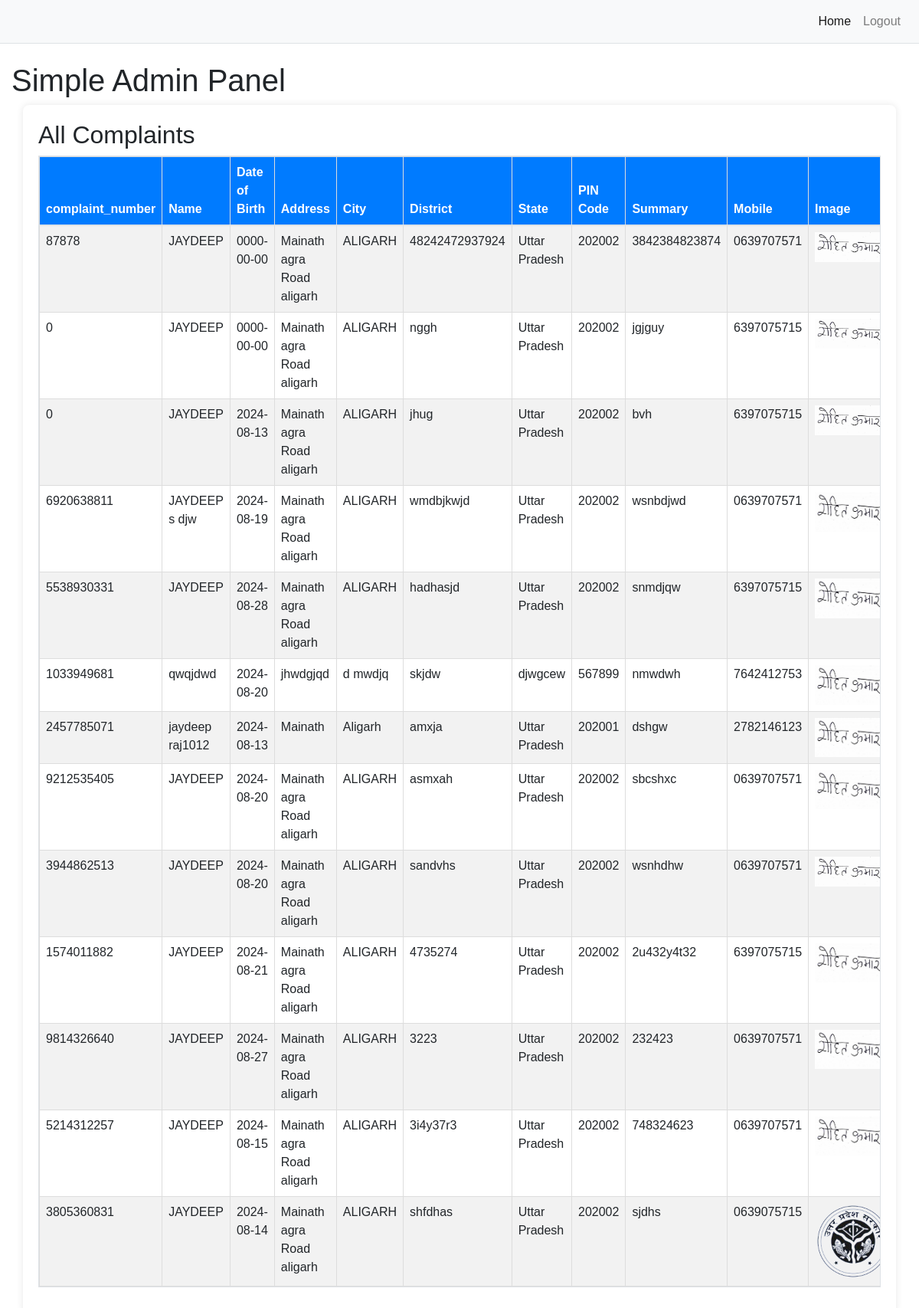
/admin/index.php (signed in), run on the app's committed database.
### tables this page shows
CREATE TABLE `user_data` (
  `id` int(11) NOT NULL,
  `name` varchar(100) DEFAULT NULL,
  `dob` date DEFAULT NULL,
  `address_line` text DEFAULT NULL,
  `city` varchar(50) DEFAULT NULL,
  `district` varchar(50) DEFAULT NULL,
  `state` varchar(50) DEFAULT NULL,
  `email` varchar(100) DEFAULT NULL,
  `pin_code` varchar(10) DEFAULT NULL,
  `summary` text DEFAULT NULL,
  `mobile` varchar(15) DEFAULT NULL,
  `image_path` varchar(255) DEFAULT NULL,
  `complaint_number` bigint(10) NOT NULL,
  `status` varchar(20) NOT NULL DEFAULT 'Pending'
);

### admin/index.php (the view, shortened to what this page needs)
<?php
if (isset($_SESSION['username'])){
$host = 'localhost';
$user = 'root';
$password = 'root';
$dbname = 'projectmmit';
$conn = new mysqli($host, $user, $password, $dbname);
$query = "SELECT * FROM user_data";
$result = $conn->query($query);
if ($result->num_rows > 0) {
    $complaints = [];
    while ($row = $result->fetch_assoc()) {
        $complaints[] = $row;
    }
} else {
    $complaints = [];
}
?>
<!DOCTYPE html>
<html lang="en">
<head>
    <link href="https://stackpath.bootstrapcdn.com/bootstrap/4.5.2/css/bootstrap.min.css" rel="stylesheet">
    <link href="css/styles.css" rel="stylesheet">
</head>
<body>
    <div class="d-flex" id="wrapper">
        <div id="page-content-wrapper">
            <nav class="navbar navbar-expand-lg navbar-light bg-light border-bottom">
                <div class="collapse navbar-collapse" id="navbarSupportedContent">
                    <ul class="navbar-nav ml-auto mt-2 mt-lg-0">
                        <li class="nav-item active">
                            <a class="nav-link" href="/admin/index.php">Home <span class="sr-only">(current)</span></a>
                        </li>
                        <li class="nav-item">
                            <a class="nav-link" href="logout.php">Logout</a>
                        </li>
                    </ul>
                </div>
            </nav>
            <div class="container-fluid">
                <h1 class="mt-4">Simple Admin Panel</h1>
            </div>
        </div>
    </div>
    <div class="container">
        <h2>All Complaints</h2>
        <table class="table table-responsive table-striped table-bordered">
            <thead>
                <tr>
                    <th>complaint_number</th>
                    <th>Name</th>
                    <th>Date of Birth</th>
                    <th>Address</th>
                    <th>City</th>
                    <th>District</th>
                    <th>State</th>
                    <th>PIN Code</th>
                    <th>Summary</th>
                    <th>Mobile</th>
                    <th>Image</th>
                </tr>
            </thead>
            <tbody>
                <?php if (!empty($complaints)) { ?>
                    <?php foreach ($complaints as $complaint) { ?>
                        <tr>
                            <td><?php echo $complaint['complaint_number']; ?></td>
                            <td><?php echo htmlspecialchars($complaint['name']); ?></td>
                            <td><?php echo htmlspecialchars($complaint['dob']); ?></td>
                            <td><?php echo htmlspecialchars($complaint['address_line']); ?></td>
                            <td><?php echo htmlspecialchars($complaint['city']); ?></td>
                            <td><?php echo htmlspecialchars($complaint['district']); ?></td>
                            <td><?php echo htmlspecialchars($complaint['state']); ?></td>
                            <td><?php echo htmlspecialchars($complaint['pin_code']); ?></td>
                            <td><?php echo htmlspecialchars($complaint['summary']); ?></td>
                            <td><?php echo htmlspecialchars($complaint['mobile']); ?></td>
                            <td>
                                <?php if (!empty($complaint['image_path'])) { ?>
                                    <img src="../<?php echo $complaint['image_path']; ?>" alt="Complaint Image" width="100">
                                    <?php } else { ?>
                                        No Image
                                        <?php } ?>
                                    </td>
                        </tr>
                    <?php } ?>
                <?php } else { ?>
                    <tr>
                        <td colspan="12">No complaints found.</td>
                    </tr>
                <?php } ?>
            </tbody>
        </table>
    </div>
</body>
</html>
<?php }else{
    header("Location: ../index.php");
};
?>

### admin/css/styles.css (style rules this page uses)
body { font-family: Arial, sans-serif; }
#wrapper { display: flex; }
#page-content-wrapper { min-width: 100vw; }
@media (min-width: 768px) { #wrapper { display: flex; } }
@media (min-width: 768px) { #page-content-wrapper { min-width: 0; width: 100%; } }
.container { background-color: #fff; padding: 20px; border-radius: 8px; box-shadow: 0 0 10px rgba(0, 0, 0, 0.1); }
table { width: 100%; border-collapse: collapse; }
th, td { padding: 12px; text-align: left; border-bottom: 1px solid #ddd; }
th { background-color: #007bff; color: white; }
.table-responsive { overflow-x: auto; }
.table { border-collapse: collapse; width: 100%; }
.table th, .table td { border: 1px solid #ddd; padding: 8px; text-align: left; }
.table tr { transition: background-color 0.3s ease; }

### data on the page
user_data: complaint_number "87878", name "JAYDEEP", dob "0000-00-00", address_line "Mainath agra Road aligarh", city "ALIGARH", district "48242472937924", state "Uttar Pradesh", pin_code "202002", summary "3842384823874", mobile "0639707571", image_path (picture)
user_data: complaint_number "0", name "JAYDEEP", dob "0000-00-00", address_line "Mainath agra Road aligarh", city "ALIGARH", district "nggh", state "Uttar Pradesh", pin_code "202002", summary "jgjguy", mobile "6397075715", image_path (picture)
user_data: complaint_number "0", name "JAYDEEP", dob "2024-08-13", address_line "Mainath agra Road aligarh", city "ALIGARH", district "jhug", state "Uttar Pradesh", pin_code "202002", summary "bvh", mobile "6397075715", image_path (picture)
user_data: complaint_number "6920638811", name "JAYDEEP s djw", dob "2024-08-19", address_line "Mainath agra Road aligarh", city "ALIGARH", district "wmdbjkwjd", state "Uttar Pradesh", pin_code "202002", summary "wsnbdjwd", mobile "0639707571", image_path (picture)
user_data: complaint_number "5538930331", name "JAYDEEP", dob "2024-08-28", address_line "Mainath agra Road aligarh", city "ALIGARH", district "hadhasjd", state "Uttar Pradesh", pin_code "202002", summary "snmdjqw", mobile "6397075715", image_path (picture)
user_data: complaint_number "1033949681", name "qwqjdwd", dob "2024-08-20", address_line "jhwdgjqd", city "d mwdjq", district "skjdw", state "djwgcew", pin_code "567899", summary "nmwdwh", mobile "7642412753", image_path (picture)
user_data: complaint_number "2457785071", name "jaydeep raj1012", dob "2024-08-13", address_line "Mainath", city "Aligarh", district "amxja", state "Uttar Pradesh", pin_code "202001", summary "dshgw", mobile "2782146123", image_path (picture)
user_data: complaint_number "9212535405", name "JAYDEEP", dob "2024-08-20", address_line "Mainath agra Road aligarh", city "ALIGARH", district "asmxah", state "Uttar Pradesh", pin_code "202002", summary "sbcshxc", mobile "0639707571", image_path (picture)
user_data: complaint_number "3944862513", name "JAYDEEP", dob "2024-08-20", address_line "Mainath agra Road aligarh", city "ALIGARH", district "sandvhs", state "Uttar Pradesh", pin_code "202002", summary "wsnhdhw", mobile "0639707571", image_path (picture)
user_data: complaint_number "1574011882", name "JAYDEEP", dob "2024-08-21", address_line "Mainath agra Road aligarh", city "ALIGARH", district "4735274", state "Uttar Pradesh", pin_code "202002", summary "2u432y4t32", mobile "6397075715", image_path (picture)
user_data: complaint_number "9814326640", name "JAYDEEP", dob "2024-08-27", address_line "Mainath agra Road aligarh", city "ALIGARH", district "3223", state "Uttar Pradesh", pin_code "202002", summary "232423", mobile "0639707571", image_path (picture)
user_data: complaint_number "5214312257", name "JAYDEEP", dob "2024-08-15", address_line "Mainath agra Road aligarh", city "ALIGARH", district "3i4y37r3", state "Uttar Pradesh", pin_code "202002", summary "748324623", mobile "0639707571", image_path (picture)
user_data: complaint_number "3805360831", name "JAYDEEP", dob "2024-08-14", address_line "Mainath agra Road aligarh", city "ALIGARH", district "shfdhas", state "Uttar Pradesh", pin_code "202002", summary "sjdhs", mobile "0639075715", image_path (picture)
